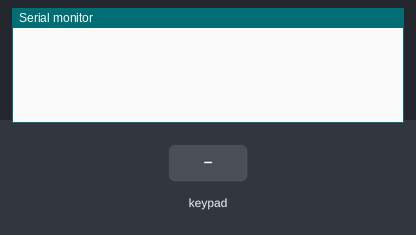
A sketch run on a simulated Arduino Uno, built with avr-gcc and run on an emulated ATmega328P. Parts: the last lines printed to the serial monitor. Inputs (shaded band) come from the test bench.

Above: at 1.2 s.
1.3 s: key '7' pressed
At 2.5 s:
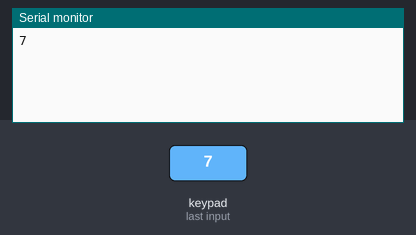
2.8 s: keypad keys 2 3 4 5 # pressed 0.4 s apart
At 4.9 s:
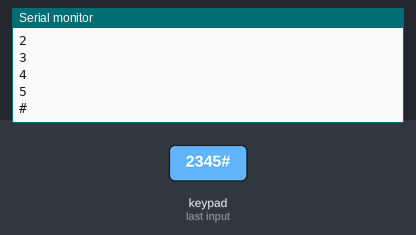
6.3 s: key 'A' pressed
At 6.7 s:
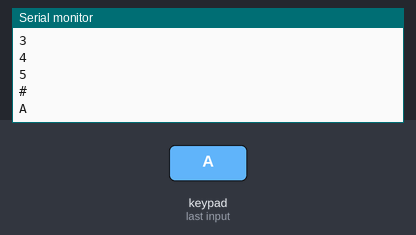
7.8 s: keypad keys 2 3 4 5 * pressed 0.4 s apart
At 10.1 s:
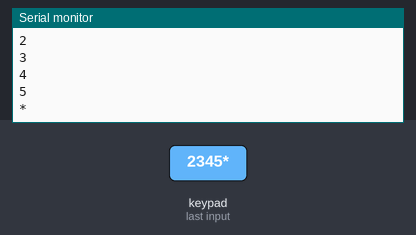
11.3 s: key 'B' pressed
At 12.5 s:
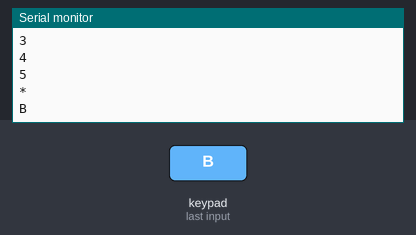
12.8 s: keypad keys 2 3 4 5 D pressed 0.4 s apart
At 14.9 s:
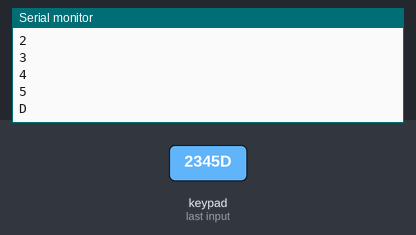
Timing chart, 0 to 16.4 s (numbered marks = the images above; inputs shaded):
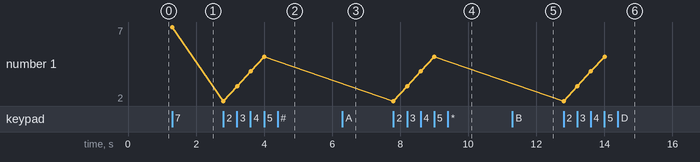

The sketch:

Keypad_interface.ino
```cpp
#include <Keypad.h>

const byte ROWS = 4; //four rows
const byte COLS = 4; //four columns
char keys[ROWS][COLS] = {
  {'7','8','9','A'},
  {'4','5','6','B'},
  {'1','2','3','C'},
  {'*','0','#','D'}
};

byte rowPins[ROWS] = {2,3,4,5}; //connect to the row pinouts of the keypad
byte colPins[COLS] = {6,7,8,9}; //connect to the column pinouts of the keypad

Keypad keypad = Keypad( makeKeymap(keys), rowPins, colPins, ROWS, COLS );

void setup(){
   Serial.begin(9600);
}

void loop(){
  char key = keypad.getKey();

  if (key){
    Serial.println(key);
  }
}
```

Measured:
- after the input at 1.3 s, the serial monitor: prints a new line at once (image 1)
- after the input at 2.8 s, the serial monitor: prints a new line at once (image 2)
- after the input at 6.3 s, the serial monitor: prints a new line at once (image 3)
- after the input at 7.8 s, the serial monitor: prints a new line at once (image 4)
- after the input at 11.3 s, the serial monitor: prints a new line at once (image 5)
- after the input at 12.8 s, the serial monitor: prints a new line at once (image 6)
- plotted number 1: 7 → 5 after the input at 2.8 s
